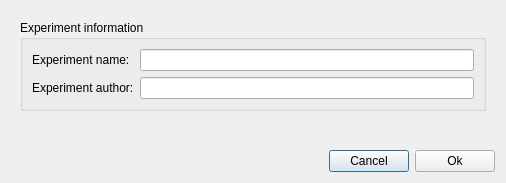
<?xml version="1.0" encoding="UTF-8"?>
<ui version="4.0">
 <class>CreateExperimentDialog</class>
 <widget class="QDialog" name="CreateExperimentDialog">
  <property name="windowModality">
   <enum>Qt::WindowModal</enum>
  </property>
  <property name="geometry">
   <rect>
    <x>0</x>
    <y>0</y>
    <width>506</width>
    <height>183</height>
   </rect>
  </property>
  <property name="windowTitle">
   <string>Meggie - Create new experiment</string>
  </property>
  <layout class="QGridLayout" name="gridLayout_3">
   <item row="0" column="0">
    <widget class="QScrollArea" name="scrollArea">
     <property name="frameShape">
      <enum>QFrame::NoFrame</enum>
     </property>
     <property name="widgetResizable">
      <bool>true</bool>
     </property>
     <widget class="QWidget" name="scrollAreaWidgetContents">
      <property name="geometry">
       <rect>
        <x>0</x>
        <y>0</y>
        <width>488</width>
        <height>134</height>
       </rect>
      </property>
      <property name="minimumSize">
       <size>
        <width>0</width>
        <height>0</height>
       </size>
      </property>
      <layout class="QGridLayout" name="gridLayout">
       <item row="0" column="1">
        <widget class="QGroupBox" name="groupBoxInfo">
         <property name="title">
          <string>Experiment information</string>
         </property>
         <layout class="QGridLayout" name="gridLayout_2">
          <item row="0" column="0">
           <widget class="QLabel" name="labelExperimentName">
            <property name="text">
             <string>Experiment name:</string>
            </property>
           </widget>
          </item>
          <item row="0" column="1">
           <widget class="QLineEdit" name="lineEditExperimentName"/>
          </item>
          <item row="1" column="1">
           <widget class="QLineEdit" name="lineEditAuthor"/>
          </item>
          <item row="1" column="0">
           <widget class="QLabel" name="labelAuthor">
            <property name="text">
             <string>Experiment author:</string>
            </property>
           </widget>
          </item>
         </layout>
        </widget>
       </item>
       <item row="1" column="1">
        <spacer name="verticalSpacer">
         <property name="orientation">
          <enum>Qt::Vertical</enum>
         </property>
         <property name="sizeHint" stdset="0">
          <size>
           <width>20</width>
           <height>40</height>
          </size>
         </property>
        </spacer>
       </item>
      </layout>
     </widget>
    </widget>
   </item>
   <item row="2" column="0">
    <layout class="QHBoxLayout" name="horizontalLayoutButtons">
     <item>
      <spacer name="horizontalSpacer">
       <property name="orientation">
        <enum>Qt::Horizontal</enum>
       </property>
       <property name="sizeHint" stdset="0">
        <size>
         <width>40</width>
         <height>20</height>
        </size>
       </property>
      </spacer>
     </item>
     <item>
      <widget class="QPushButton" name="pushButtonCancel">
       <property name="text">
        <string>Cancel</string>
       </property>
      </widget>
     </item>
     <item>
      <widget class="QPushButton" name="pushButtonAccept">
       <property name="text">
        <string>Ok</string>
       </property>
      </widget>
     </item>
    </layout>
   </item>
  </layout>
 </widget>
 <tabstops>
  <tabstop>scrollArea</tabstop>
 </tabstops>
 <resources/>
 <connections>
  <connection>
   <sender>pushButtonAccept</sender>
   <signal>clicked()</signal>
   <receiver>CreateExperimentDialog</receiver>
   <slot>accept()</slot>
   <hints>
    <hint type="sourcelabel">
     <x>332</x>
     <y>155</y>
    </hint>
    <hint type="destinationlabel">
     <x>310</x>
     <y>116</y>
    </hint>
   </hints>
  </connection>
  <connection>
   <sender>pushButtonCancel</sender>
   <signal>clicked()</signal>
   <receiver>CreateExperimentDialog</receiver>
   <slot>reject()</slot>
   <hints>
    <hint type="sourcelabel">
     <x>418</x>
     <y>155</y>
    </hint>
    <hint type="destinationlabel">
     <x>310</x>
     <y>116</y>
    </hint>
   </hints>
  </connection>
 </connections>
 <slots>
  <slot>openFileChooserDialog()</slot>
 </slots>
</ui>
